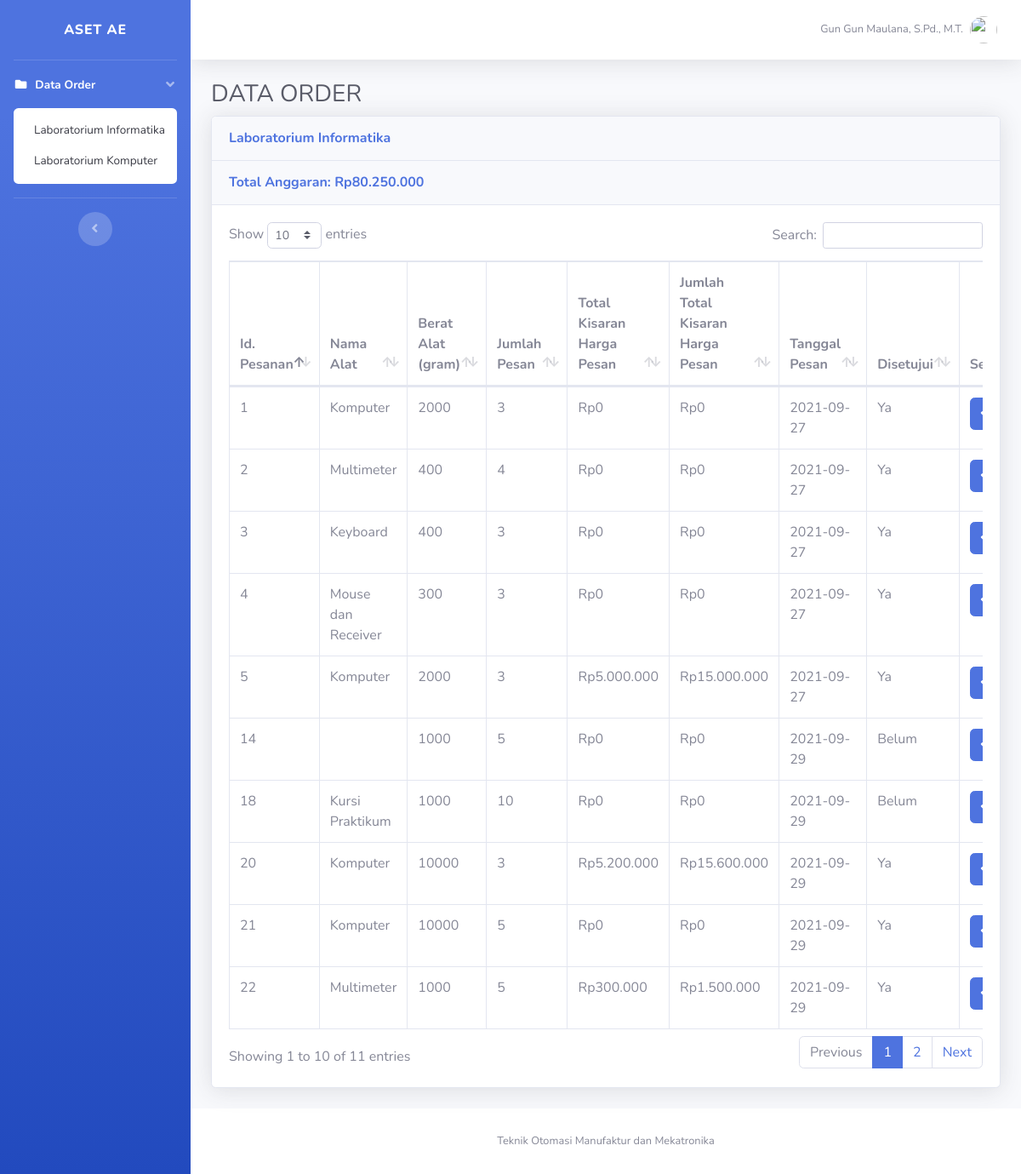
The app's page /kalab.php?id_lab=07 (signed in) with its own data.
### tables this page shows
CREATE TABLE `laboratorium` (
  `id_lab` varchar(10) NOT NULL,
  `id_kajur` int(5) NOT NULL,
  `id_user` int(5) NOT NULL,
  `nama_lab` varchar(50) NOT NULL,
  `nama_kalab` varchar(50) NOT NULL,
  `nama_plp` varchar(50) NOT NULL,
  `password` varchar(50) NOT NULL,
  `total_anggaran` int(11) NOT NULL,
  `ttd_kalab` varchar(100) NOT NULL
);

CREATE TABLE `user` (
  `id_user` int(5) NOT NULL,
  `nama` varchar(50) NOT NULL,
  `username` varchar(50) NOT NULL,
  `password` varchar(50) NOT NULL,
  `level` varchar(50) NOT NULL
);

CREATE TABLE `alat` (
  `id_pesan` int(11) NOT NULL,
  `id_lab` varchar(2) NOT NULL,
  `id_jenis` varchar(2) NOT NULL,
  `kode_alat` varchar(2) NOT NULL,
  `no_alat` varchar(12) NOT NULL,
  `nama_alat` varchar(59) NOT NULL,
  `berat_alat` int(11) NOT NULL,
  `harga_alat` double NOT NULL,
  `status_alat` varchar(15) NOT NULL,
  `created_date` timestamp NOT NULL DEFAULT current_timestamp() ON UPDATE current_timestamp()
);

CREATE TABLE `pemesanan` (
  `id_pesan` int(11) NOT NULL,
  `id_lab` varchar(10) NOT NULL,
  `jumlah_pesan` int(11) NOT NULL,
  `tgl_pesan` date NOT NULL,
  `total_kisaran_hargapesan` double NOT NULL,
  `jml_total_kisaran_hargapesan` double NOT NULL,
  `disetujui` tinyint(1) NOT NULL,
  `disetujui_kajur` tinyint(1) NOT NULL
);

### kalab.php (the view, shortened to what this page needs)
<?php
include_once("config.php");
?>
<!DOCTYPE html>
<html lang="en">
<head>
  <link href="vendor/fontawesome-free/css/all.min.css" rel="stylesheet" type="text/css">
  <link href="css/sb-admin-2.min.css" rel="stylesheet">
  <link href="vendor/datatables/dataTables.bootstrap4.min.css" rel="stylesheet">
</head>
<body id="page-top">
<?php
  $id_user = $_SESSION['id_user'];
  $sql=mysqli_query($koneksi, "select * from user where id_user=$id_user");
  $data=mysqli_fetch_array($sql);
?>
  <div id="wrapper">
    <ul class="navbar-nav bg-gradient-primary sidebar sidebar-dark accordion" id="accordionSidebar">
      <a class="sidebar-brand d-flex align-items-center justify-content-center" href="kalab.php">
        <div class="sidebar-brand-text mx-3">Aset AE</div>
      </a>
      <hr class="sidebar-divider my-0">
      <li class="nav-item active">
        <a class="nav-link" href="#" data-toggle="collapse" data-target="#collapsePages" aria-expanded="true" aria-controls="collapsePages">
          <i class="fas fa-fw fa-folder"></i>
          <span>Data Order</span>
        </a>
        <div id="collapsePages" class="collapse show" aria-labelledby="headingPages" data-parent="#accordionSidebar">
          <div class="bg-white py-2 collapse-inner rounded">
          <?php
          $sql3=mysqli_query($koneksi, "select * from laboratorium inner join user where user.id_user=$id_user and user.id_user=laboratorium.id_user");
          while ($data3=mysqli_fetch_array($sql3)) {
                  ?>
            <a class="collapse-item" href="kalab.php?id_lab=<?php echo $data3['id_lab']; ?>">Laboratorium <?=$data3['nama_lab'];?></a>
            <?php }?>
          </div>
        </div>
      </li>
      <hr class="sidebar-divider d-none d-md-block">
      <div class="text-center d-none d-md-inline">
        <button class="rounded-circle border-0" id="sidebarToggle"></button>
      </div>
    </ul>
    <div id="content-wrapper" class="d-flex flex-column">
      <div id="content">
        <nav class="navbar navbar-expand navbar-light bg-white topbar mb-4 static-top shadow">
          <ul class="navbar-nav ml-auto">
            <li class="nav-item dropdown no-arrow">
              <a class="nav-link dropdown-toggle" href="#" id="userDropdown" role="button" data-toggle="dropdown" aria-haspopup="true" aria-expanded="false">
                <span class="mr-2 d-none d-lg-inline text-gray-600 small"><?=$data['nama'];?></span>
                <img class="img-profile rounded-circle" src="img/Black.png">
              </a>
            </li>
          </ul>
        </nav>
        <div class="container-fluid">
          <h1 class="h3 mb-2 text-gray-800">DATA ORDER</h1>
          <div class="card shadow mb-4">
            <div class="card-header py-3">
              <h6 class="m-0 font-weight-bold text-primary">Laboratorium <?php $id_lab = $_GET['id_lab'];
              $query=mysqli_query($koneksi, "SELECT nama_lab FROM laboratorium WHERE id_lab = $id_lab");
              $isi=mysqli_fetch_array($query);
              echo $isi['nama_lab'];?></h6>
            </div>
            <?php
              $sql=mysqli_query($koneksi, "SELECT total_anggaran FROM laboratorium WHERE id_lab = $id_lab");
              $data=mysqli_fetch_array($sql);
              $anggaran = $data['total_anggaran'];
            ?>
            <div class="card-header py-3">
              <h6 class="m-0 font-weight-bold text-primary">Total Anggaran: <?php function rupiah($angka){
                $hasil_rupiah = "Rp" . number_format($angka,0,',','.');
                return $hasil_rupiah;
              }
              echo rupiah($anggaran);
              ?></h6>
            </div>
            <div class="card-body">
              <div class="table-responsive">
                <table class="table table-bordered" id="dataTable" width="100%" cellspacing="0">
                  <thead>
                    <tr>
                      <th>Id. Pesanan</th>
                      <th>Nama Alat</th>
                      <th>Berat Alat (gram)</th>
                      <th>Jumlah Pesan</th>
                      <th>Total Kisaran Harga Pesan</th>
                      <th>Jumlah Total Kisaran Harga Pesan</th>
                      <th>Tanggal Pesan</th>
                      <th>Disetujui</th>
                      <th>Setuju</th>
                    </tr>
                  </thead>
                  <tbody>
                  <?php
                  $sql=mysqli_query($koneksi, "select * from pemesanan inner join alat where pemesanan.id_lab=$id_lab and pemesanan.id_pesan=alat.id_pesan group by pemesanan.id_pesan") or trigger_error("Query Failed! SQL: - Error: ".mysqli_error($koneksi), E_USER_ERROR);
                  function rupiah2($angka2){
                        $hasil_rupiah2 = "Rp" . number_format($angka2,0,',','.');
                        return $hasil_rupiah2;
                      }
                      function rupiah3($angka3){
                        $hasil_rupiah3 = "Rp" . number_format($angka3,0,',','.');
                        return $hasil_rupiah3;
                      }
                  while ($data=mysqli_fetch_array($sql))
                  {
                  ?>
                    <tr>
                      <td><?php echo $data['id_pesan']; ?></td>
                      <td><?php echo $data['nama_alat']; ?></td>
                      <td><?php echo $data['berat_alat']; ?></td>
                      <td><?php echo $data['jumlah_pesan']; ?></td>
                      <td><?php $angka2 = $data['total_kisaran_hargapesan'];
                      echo rupiah2($angka2);?></td>
                      <td><?php $angka3 = $data['jml_total_kisaran_hargapesan'];
                      echo rupiah3($angka3);?></td>
                      <td><?php echo $data['tgl_pesan']; ?></td>
                      <?php
                      if($data['disetujui'] == "1"){
                        $disetujui = "Ya";
                      }else{
                        $disetujui = "Belum";
                      }
                      ?>
                      <td><?php echo $disetujui; ?></td>
                      <td><a href="sistem_setuju.php?id_pesan=<?php echo $data['id_pesan']; ?>">
                          <button class="btn btn-primary"><i class='fas fa-check'></i></button>
                          </a>
                      </td>
                    </tr>
                  <?php } ?>
                  </tbody>
                </table>
              </div>
            </div>
          </div>
        </div>
      </div>
      <footer class="sticky-footer bg-white">
        <div class="container my-auto">
          <div class="copyright text-center my-auto">
            <span>Teknik Otomasi Manufaktur dan Mekatronika</span>
          </div>
        </div>
      </footer>
    </div>
  </div>
</body>
</html>

### records on screen
laboratorium: nama_lab "Informatika", total_anggaran "Rp80.250.000"
laboratorium: nama_lab "Komputer"
user: nama "Gun Gun Maulana, S.Pd., M.T."
alat: id_pesan "1", nama_alat "Komputer", berat_alat "2000", id_pesan.jumlah_pesan "3", id_pesan.total_kisaran_hargapesan "Rp0", id_pesan.jml_total_kisaran_hargapesan "Rp0", id_pesan.tgl_pesan "2021-09-27", id_pesan.disetujui "Ya"
alat: id_pesan "2", nama_alat "Multimeter", berat_alat "400", id_pesan.jumlah_pesan "4", id_pesan.total_kisaran_hargapesan "Rp0", id_pesan.jml_total_kisaran_hargapesan "Rp0", id_pesan.tgl_pesan "2021-09-27", id_pesan.disetujui "Ya"
alat: id_pesan "3", nama_alat "Keyboard", berat_alat "400", id_pesan.jumlah_pesan "3", id_pesan.total_kisaran_hargapesan "Rp0", id_pesan.jml_total_kisaran_hargapesan "Rp0", id_pesan.tgl_pesan "2021-09-27", id_pesan.disetujui "Ya"
alat: id_pesan "4", nama_alat "Mouse dan Receiver", berat_alat "300", id_pesan.jumlah_pesan "3", id_pesan.total_kisaran_hargapesan "Rp0", id_pesan.jml_total_kisaran_hargapesan "Rp0", id_pesan.tgl_pesan "2021-09-27", id_pesan.disetujui "Ya"
alat: id_pesan "5", nama_alat "Komputer", berat_alat "2000", id_pesan.jumlah_pesan "3", id_pesan.total_kisaran_hargapesan "Rp5.000.000", id_pesan.jml_total_kisaran_hargapesan "Rp15.000.000", id_pesan.tgl_pesan "2021-09-27", id_pesan.disetujui "Ya"
alat: id_pesan "14", berat_alat "1000", id_pesan.jumlah_pesan "5", id_pesan.total_kisaran_hargapesan "Rp0", id_pesan.jml_total_kisaran_hargapesan "Rp0", id_pesan.tgl_pesan "2021-09-29", id_pesan.disetujui "Belum"
alat: id_pesan "18", nama_alat "Kursi Praktikum", berat_alat "1000", id_pesan.jumlah_pesan "10", id_pesan.total_kisaran_hargapesan "Rp0", id_pesan.jml_total_kisaran_hargapesan "Rp0", id_pesan.tgl_pesan "2021-09-29", id_pesan.disetujui "Belum"
alat: id_pesan "20", nama_alat "Komputer", berat_alat "10000", id_pesan.jumlah_pesan "3", id_pesan.total_kisaran_hargapesan "Rp5.200.000", id_pesan.jml_total_kisaran_hargapesan "Rp15.600.000", id_pesan.tgl_pesan "2021-09-29", id_pesan.disetujui "Ya"
alat: id_pesan "21", nama_alat "Komputer", berat_alat "10000", id_pesan.jumlah_pesan "5", id_pesan.total_kisaran_hargapesan "Rp0", id_pesan.jml_total_kisaran_hargapesan "Rp0", id_pesan.tgl_pesan "2021-09-29", id_pesan.disetujui "Ya"
alat: id_pesan "22", nama_alat "Multimeter", berat_alat "1000", id_pesan.jumlah_pesan "5", id_pesan.total_kisaran_hargapesan "Rp300.000", id_pesan.jml_total_kisaran_hargapesan "Rp1.500.000", id_pesan.tgl_pesan "2021-09-29", id_pesan.disetujui "Ya"
